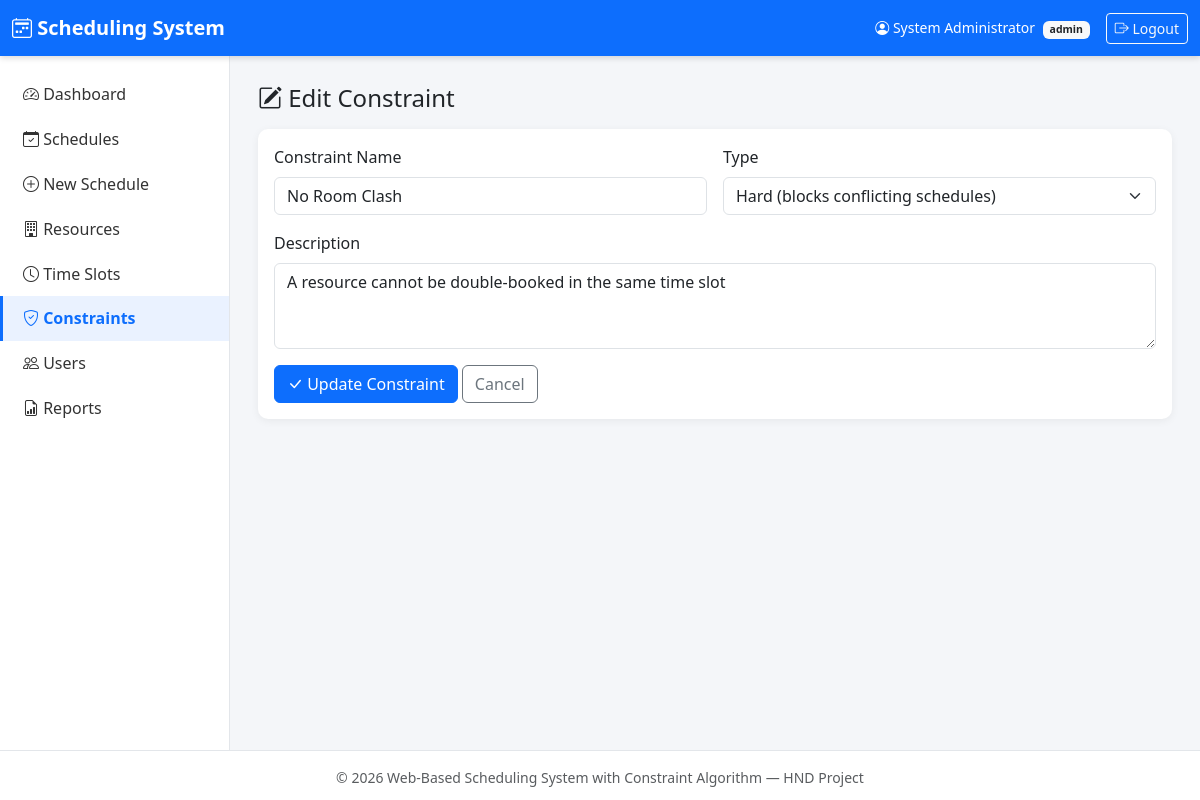
The app's page /constraints/edit_constraint.php?id=1 (signed in) with its own data.
### tables this page shows
CREATE TABLE IF NOT EXISTS constraints_tbl (
    constraint_id     INT AUTO_INCREMENT PRIMARY KEY,
    constraint_name   VARCHAR(100) NOT NULL,
    constraint_type   ENUM('hard','soft') NOT NULL DEFAULT 'hard',
    description        VARCHAR(255) DEFAULT NULL,
    created_at        TIMESTAMP DEFAULT CURRENT_TIMESTAMP
);

### constraints/edit_constraint.php (the view, shortened to what this page needs)
<?php
require_once '../config/db.php';
$id = (int)($_GET['id'] ?? 0);
$stmt = mysqli_prepare($conn, "SELECT * FROM constraints_tbl WHERE constraint_id = ?");
mysqli_stmt_bind_param($stmt, "i", $id);
mysqli_stmt_execute($stmt);
$c = mysqli_fetch_assoc(mysqli_stmt_get_result($stmt));
require_once '../includes/header.php';
require_once '../includes/sidebar.php';
?>
<main class="app-content">
  <h4 class="mb-3"><i class="bi bi-pencil-square"></i> Edit Constraint</h4>
  <div class="card">
    <div class="card-body">
      <form method="POST" class="needs-validation row g-3" novalidate>
        <div class="col-md-6">
          <label class="form-label">Constraint Name</label>
          <input type="text" name="constraint_name" class="form-control" required minlength="3" value="<?php echo htmlspecialchars($c['constraint_name']); ?>">
        </div>
        <div class="col-md-6">
          <label class="form-label">Type</label>
          <select name="constraint_type" class="form-select" required>
            <option value="hard" <?php echo $c['constraint_type']==='hard'?'selected':''; ?>>Hard (blocks conflicting schedules)</option>
          </select>
        </div>
        <div class="col-12">
          <label class="form-label">Description</label>
          <textarea name="description" class="form-control" rows="3"><?php echo htmlspecialchars($c['description']); ?></textarea>
        </div>
        <div class="col-12">
          <button type="submit" class="btn btn-primary"><i class="bi bi-check-lg"></i> Update Constraint</button>
          <a href="manage_constraints.php" class="btn btn-outline-secondary">Cancel</a>
        </div>
      </form>
    </div>
  </div>
</main>
<?php require_once '../includes/footer.php'; ?>

### css/style.css (style rules this page uses)
:root { --primary: #0d6efd; --secondary: #6c757d; --sidebar-width: 230px; }
body { background-color: #f4f6f9; font-family: 'Segoe UI', Arial, sans-serif; }
.app-content { flex: 1; padding: 1.75rem; min-width: 0; }
.card { border: none; border-radius: 10px; box-shadow: 0 2px 8px rgba(0,0,0,.06); }

### records on screen
constraints_tbl: constraint_name "No Room Clash", constraint_type "Hard (blocks conflicting schedules)", description "A resource cannot be double-booked in the same time slot"

### other values on screen
$_SESSION['full_name'] "System Administrator"
$_SESSION['role'] "admin"
